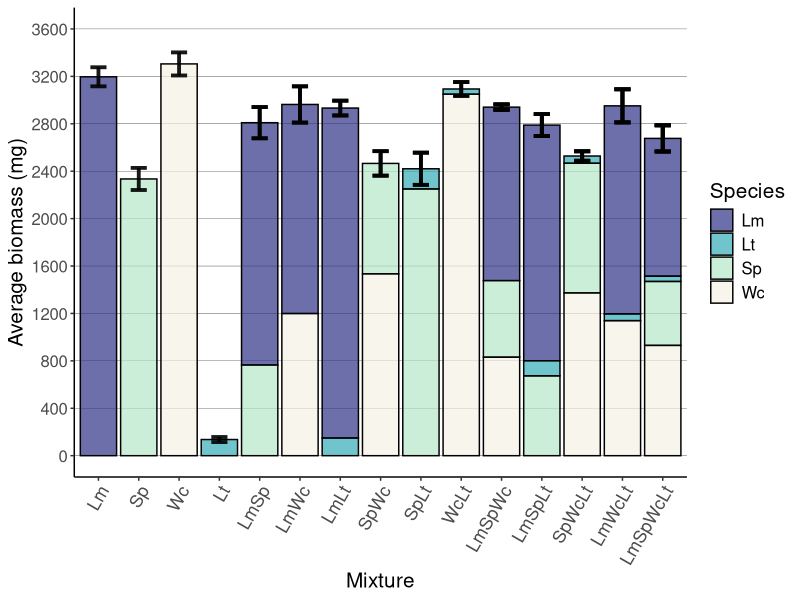

Reproduce this figure in R.
## ---- chunk 1
knitr::opts_chunk$set(echo = TRUE, warning=FALSE, message=FALSE)
## ---- chunk 2
library(here)
library(tidyverse)
library(rstatix)
library(nlme)
library(emmeans)
library(multcomp)
## ---- chunk 3
#Net effect, CE, SE 
NE_data<-read.csv(here("data", "NE_data.csv"), sep=";")
str(NE_data)

NE_data<-NE_data[, -1]
NE_data<-NE_data %>%
  mutate(across(c("Composition", "Block", "Days"), 
                as.factor)) #transform Composition, Block, Days as factor
## ---- chunk 4
NE_data %>%
  group_by(Days) %>%
  identify_outliers(NE)

NE_data %>%
  group_by(Days) %>%
  identify_outliers(CE)

NE_data %>%
  group_by(Days) %>%
  identify_outliers(SE)
## ---- chunk 5
NE_data %>%
  group_by(Composition, Days) %>%
  shapiro_test(NE) %>%
  ungroup()

NE_data[NE_data$CE!=0,] %>%
  group_by(Composition, Days) %>%
  shapiro_test(CE)

NE_data %>%
  group_by(Composition, Days) %>%
  shapiro_test(SE)

#All response vars follow a normal distribution when considered by every level of the factor Days
## ---- chunk 6
#Compute many repeated measures ANOVAs, one per different Composition for NE, CE and SE seperately 
NE_Anova <- NE_data %>%
  group_by(Composition) %>%
  anova_test(dv = NE, wid = Block, within = Days) %>%
  adjust_pvalue(method="fdr") %>%
  add_significance("p.adj") %>%
  get_anova_table()
data.frame(NE_Anova)

result<-anova_test(data=NE_data[NE_data$Composition=="LmLt", ], dv = NE, wid = Block, within = Days)

CE_Anova <- NE_data %>%
  group_by(Composition) %>%
  anova_test(dv = CE, wid = Block, within = Days) %>%
  adjust_pvalue(method="fdr") %>%
  add_significance("p.adj") %>%
  get_anova_table()
data.frame(CE_Anova)

SE_Anova <- NE_data %>%
  group_by(Composition) %>%
  anova_test(dv = SE, wid = Block, within = Days) %>%
  adjust_pvalue(method="fdr") %>%
  add_significance("p.adj") %>%
  get_anova_table()
data.frame(SE_Anova)
## ---- chunk 7
Biom_data<-read.csv(here("data", "Relativebiomass_data.csv"), sep=";")
#info on data
#individual mass : in mg
#mean LA = mean leaf area : in mg
#mean SLA = mean specific leaf area : in mm2/mg
#initial relbiomass : in mg
#final relbiomass: in mg

#Mean biomass per species data
Plot_species<-Biom_data[Biom_data$Days==60,] %>%
  group_by(Mixture, Species) %>%
  mutate(mean_fin_relbiomass=mean(Final_relbiomass)) %>%
  mutate(standard_error=sd(Final_relbiomass)/sqrt(n())) %>%  #calculates standard error in biomass of each species composing the mixtures
  dplyr::select(., 3:5, 11, 12) %>%
  ungroup() %>%
  unique() 

Plot_species$Mixture<-fct_relevel(Plot_species$Mixture, c("Lm", "Sp", "Wc", "Lt", "LmSp", "LmWc", "LmLt", "SpWc", "SpLt", "WcLt", "LmSpWc", "LmSpLt", "SpWcLt", "LmWcLt", "LmSpWcLt"))

#Total biomass & standard error data
Errorbar_data_totalbiom<-Biom_data[Biom_data$Days==60,] %>%
  group_by(Block, Mixture) %>%
  mutate(tot_biomass_per_blockmix=sum(Final_relbiomass)) %>%
  ungroup() %>%
  dplyr::select(., 2, 3, 11) %>%
  unique() %>%
  group_by(Mixture) %>%
  mutate(mean_tot_biomass=mean(tot_biomass_per_blockmix)) %>%
  mutate(sd_tot_biomass=sd(tot_biomass_per_blockmix)/sqrt(n())) %>%
  dplyr::select(., 2, 4, 5) %>%
  unique() %>%
  ungroup

#Significance in net effect data
Plotdat_fin<-merge(Plot_species, Errorbar_data_totalbiom, by="Mixture") %>%
  unique()
Plotdat_fin$mean_errorbar_sum<-Plotdat_fin$mean_tot_biomass+Plotdat_fin$sd_tot_biomass

p<-ggplot(data=Plotdat_fin, aes(fill=Species, y=mean_fin_relbiomass, x=Mixture)) +
    geom_bar(position="stack", stat="identity", colour="black") +
    scale_fill_manual(values=alpha(c("#2D3184", "#32AAB5", "#B3E7C5", "#F3F1E4"), 0.7)) +
    theme_classic() +
    theme(text=element_text(size=15), axis.text.x = element_text(size = 13, angle = 60, hjust=1), panel.grid.major.y = element_line( size=.1, color="black")) +
    labs(x="Mixture", y="Average biomass (mg)", pch=8) + 
    scale_y_continuous(limits=c(0, 3600), breaks=seq(0, 3600, by=400)) +
    geom_errorbar(aes(x=Mixture, ymin=mean_tot_biomass-sd_tot_biomass, ymax=mean_tot_biomass+sd_tot_biomass), width=0.4, colour="black", alpha=0.9, size=1.3)
  # Add stars based on significance levels; LmLt, SpWc, SpLt, WcLt, LmSpLt, SpWcLt, LmWcLt, LmSpWcLt
  #annotate(
    #"text",
    #x = c(7, 8, 9, 10, 12, 13, 14, 15),  # x-coordinates where stars should be placed
    #y = c(3105.0551, 2668.9939, 2656.2304, 3251.6792, 2981.5882, 2668.1739, 3191.0420, 2887.1803),
    #label = c("***", "*", "***", "***", "***", "**", "**", "*"),  # significance labels
    #size = 6,  # adjust the size of the stars
    #color = "black"  # color of the stars
  #)
p
